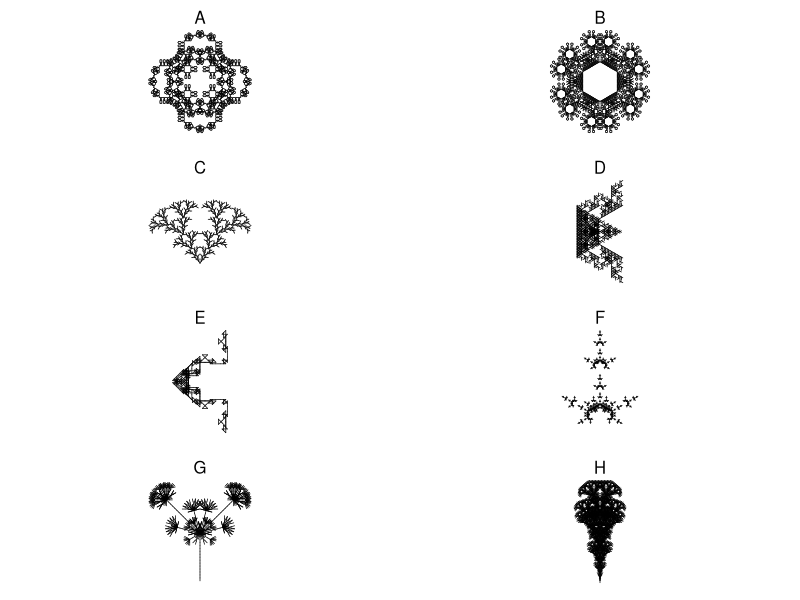

Write R code to recreate this figure.
## ---- chunk 1
g1 = list("A",
          list("A"="B-A-B",
               "B"="A+B+A"),
          6,
          60)
g2 = list("A",
          list("A"="A[+A][-A]B",
               "B"="[--B][++B]A"),
          5,
          30)
g3 = list("A",
          list("A"="-B+B+B+B+B+B",
               "B"="B[--CCA][-CCA]B",
               "C"="CC"),
          5,
          60)
g4 = list("A",
          list("A"="[----AAB][--AAB][++AAB]AAB",
               "B"="[-C][+C][--C][++C][---C][+++C]",
               "C"="CAB"),
          3,
          45)

g5 = list("A",
          list("A"="[-AAB][--AAB][+AAB][++AAB]AAB",
               "B"="[-C][+C][--C][++C]CA",
               "C"="CC"),
          3,
          72)

g6 = list("A",
          list("A"="-B+B+B+B+B+B",
               "B"="BB[-CCA]",
               "C"="CC"),
          5,
          60)

g7 = list("A",
          list("A"="B+B+B+B+B",
               "B"="[-CCA]BB",
               "C"="CC"),
          5,
          72)

g8 = list("A++++A",
          list("A"="+A-B-B[B]",
               "B"="-B+A+A[A]"),
          5,
          45)

g9 = list("A++A",
          list("A"="AB[-A][+A]",
               "B"="A"),
          6,
          90)

g10 = list("A+++A+++A+++A",
          list("A"="B--B",
               "B"="AA+++AA"),
          7,
          30)

g11 = list("A",
           list("A"="AB",
                "B"="A[++C][--C]",
                "C"="C[+C][-C]A"),
           7,
           45)

g12 = list("A",
           list("A"="X[-A][+A]AA",
                "X"="XX"),
           5,
           60)

g13 = list("A",
           list("A"="X[-A][+A]A",
                "X"="XX"),
           6,
           60)

g14 = list("A++++++.A",
           list("A"="B+B+B+B+B+B+B",
                "B"="B[-CCA][+CCA]",
                "C"="CC"),
           5,
           30)

g15 = list("A",
           list("A"="ABA",
                "B"="[-BAB][+BAB]"),
           6,
           90)

g16 = list("AA",
           list("A"="ABA",
                "B"="C[-BAB][+BAB]",
                "C"="CC"),
           5,
           90)

g17 = list("AA",
           list("A"="B-AA-B",
                "B"="A+B+A"),
                6,
                45)

g18 = list("AA",
           list("A"="B-AA-B",
                "B"="AB+B+A"),
                5,
                90)

g19 = list("AA",
           list("A"="B-AA-B",
                "B"="AB+B+AB"),
                5,
                90)

g20 = list("A++A++A++A",
           list("A"="B-CAC-B",
                "B"="AB-BA",
                "C"="CC"),
                5,
                135)

g21 = list("A.A",
           list("A"="BC",
                "B"="B[+C][-C]",
                "C"="CAD",
                "D"="DD[+D+D][-D-D]"),
                5,
                60)

g22 = list("A",
           list("A"="B-ABA-B",
                "B"="A+B+A"),
           6,
           72)

g23 = list("A",
           list("A"="B-ABA-B",
                "B"="A+B+A"),
           6,
           90)

g24 = list("A",
           list("A"="B-ABA-B",
                "B"="A+B+A"),
           6,
           120)

g25 = list("A",
           list("A"="B-ABA-B",
                "B"="A+B+A"),
           6,
           108)

g26 = list("A",
           list("A"="B-ABA-B",
                "B"="A+B+A"),
           4,
           135)

g27 = list("A++A++A++A",
           list("A"="B-ABA-B",
                "B"="A+BB+A"),
           4,
           135)

g28 = list("A",
           list("A"="A[+A][-A]B",
                "B"="A[--B][++B]B"),
           6,
           108)

g29 = list("A",
           list("A"="A[+A][-A]A[+B][-B]",
                "B"="A[--B][++B]B"),
           5,
           60)

g30 = list("A",
           list("A"="A[+A][-A]A[+B][-B]",
                "B"="A[--B][++B]B"),
           5,
           20)

g31 = list("A",
           list("A"="A[+A][-A]A[+B][-B]",
                "B"="A[----B][++++B]B"),
           5,
           45)

g32 = list("A",
           list("A"="A[++A][--A]A[+B][-B]",
                "B"="A[----B][++++B]B"),
           5,
           45)

g33 = list("A",
           list("A"="B++B++B++B++B",
                "B"="B[-CCC-CC-CCA][----CC-CCB]B",
                "C"="CC"),
           5,
           36)

g34 = list("A",
           list("A"="B++A++A++B",
                "B"="AB[A-CC-CC-CCA]BA",
                "C"="CC"),
           5,
           90)

g35 = list("A++++XA",
           list("A"="AA[-B][+B]B",
                "B"="[---ABC][+++ABC]",
                "C"="A[-CB][+CB]",
                "X"="XX"),
           5,
           45)

g36 = list("A+++XA",
           list("A"="AA[-B][+B]B",
                "B"="[--ABC][++ABC]",
                "C"="A[-CB][+CB]",
                "X"="XX"),
           5,
           60)

g37 = list("[A]+[A]+[A]+[A]+[A]+[A]",
           list("A"="AA[-B][+B]B",
                "B"="[-ABC][+ABC]",
                "C"="A[-CB][+CB]"),
           4,
           60)

g38 = list("[A]+[A]+[A]+[A]+[A]",
           list("A"="AA[-B][+B]B",
                "B"="[-ABC][+ABC]",
                "C"="A[-CB][+CB]"),
           4,
           72)

g39 = list("[A]+[A]+[A]+[A]",
           list("A"="AA[-B][+B]B",
                "B"="[-ABC][+ABC]",
                "C"="A[-CB][+CB]"),
           4,
           90)

g40 = list("[A]+[A]+[A]",
           list("A"="AA[-B][+B]B",
                "B"="[-ABC][+ABC]",
                "C"="A[-CB][+CB]"),
           4,
           120)

g41 = list("A",
           list("A"="C[+CA][CCCA][-CA]",
                "C"="CC"),
           6,
           45)

g42 = list("A",
           list("A"="C[+CA][CCCCB][-CA]",
                "B"="[++A][--A]",
                "C"="CC"),
           6,
           45)

g43 = list("[A]--[A]--[A]--[A]",
           list("A"="C[+CB][CCA][-CB]",
                "B"="CCC[+++A][---A]",
                "C"="CA"),
           4,
           45)

g44 = list("A",
           list("A"="A[-DB][+DB]C",
                "B"="DC[++DA][--DA]B",
                "C"="[+++D][---D]A",
                "D"="DD"),
           6,
           40)

g45 = list("[A]+++[A]+++[A]",
           list("A"="A[---XB][-XB][+XB][+++XB]",
                "B"="XB[++XA][--XA]XA",
                "X"="XX"),
           4,
           40)

g46 = list("[A]+++[A]+++[A]",
           list("A"="A[---XB][-XB][+XB][+++XB]",
                "B"="XB[++XA][--XA]A",
                "X"="XX"),
           4,
           40)

g47 = list("A",
           list("A"="[---B][-B][+B][+++B]",
                "B"="BD[++DA][--DA]B",
                "D"="DD"),
           5,
           45)

g48 = list("A------A",
           list("A"="[---B][-B][+B][+++B]",
                "B"="BD[++DA][--DA]B",
                "D"="DD"),
           5,
           30)

g49 = list("A+A++++++A+A",
           list("A"="[---B][-B][+B][+++B]",
                "B"="BD[++DA][--DA]B",
                "D"="DD"),
           4,
           30)

g50 = list("A--A--A",
           list("A"="A[-A]A"),
           6,
           60)

g51 = list("B---A",
           list("A"="A[-AB]A",
                "B"="B[+BA]B"),
           5,
           60)

g52 = list("[A][B]",
           list("A"="[-XBA]A",
                "B"="[+XAB]B",
                "X"="XX"),
           6,
           30)

g53 = list("[A][B]",
           list("A"="C[-A-B]A",
                "B"="C[+B+A]B",
                "C"="CC"),
           5,
           30)

g54 = list("[+A][-B]",
           list("A"="[-CA-CB]A",
                "B"="[+CB+CA]B",
                "C"="CC"),
           7,
           30)

g55 = list("[+A][-B]",
           list("A"="[-CA-CB]A",
                "B"="[+CB+CA]B",
                "C"="CC"),
           6,
           90)

g56 = list("[+A][-B]",
           list("A"="[-CA-CB]A",
                "B"="[+CB+CA]B",
                "C"="CC"),
           6,
           120)

g57 = list("[+A][-B]",
           list("A"="[-CA-CB]A",
                "B"="[+CB+CA]B",
                "C"="CC"),
           6,
           150)

g58 = list("[+A][-B]",
           list("A"="[-CA-CB]CA",
                "B"="[+CB+CA]CB",
                "C"="CC"),
           6,
           150)

g59 = list("A",
           list("A"="XXX-B+BB+BB+BB+B",
                "X"="XX",
                "B"="B[-XXA]B"),
           4,
           90)

g60 = list("A",
           list("A"="XX[BBB+BB+B]A",
                "X"="XX",
                "B"="B[-XA][+XA]B"),
           4,
           30)

g61 = list("A",
           list("A"="XX[B+BB+BB+BB+B]",
                "X"="XX",
                "B"="BA"),
           6,
           90)

g62 = list("A",
           list("A"="XXX[B+BB+BB+B]",
                "X"="XX",
                "B"="BA"),
           6,
           120)

g63 = list("A",
           list("A"="X[-B+BB+BB+BB+BB+BB+B]",
                "X"="XX",
                "B"="X[+A-AA-AA-AA-AA-AA-A]"),
           3,
           10)

g64 = list("A",
           list("A"="B[-A][+A]",
                "B"="[DA][--DA][++DA]",
                "D"="DD"),
           7,
           60)

g65 = list("X",
           list("F"="FF",
                "X"="F[+XXF+F][-XXF-F]FXX"),
           4,
           30)

g66 = list("X",
           list("F"="FF",
                "X"="FF[+XFF+XF][-XFF-XF]FXX"),
           4,
           30)

g67 = list("X",
           list("F"="FF",
                "X"="FF[+XFFX+XF][-XFFX-XF]FXXFX"),
           3,
           30)

g68 = list("A",
           list("A"="AA[-B][+B]B",
                "B"="B[-ABC][+ABC]",
                "C"="C[-CBA][+CBA]"),
           4,
           60)

g69 = list("A",
           list("A"="A[-BC][+BC]BC",
                "B"="BB[-ABC][+ABC]",
                "C"="CCC[-CBA][+CBA]"),
           4,
           60)

g70 = list("GA",
           list("A"="[---BC][+++BC]",
                "B"="F[--AC][++AC]",
                "C"="FF[-BA][+BA]",
                "F"="FF",
                "G"="F"),
           5,
           15)

g71 = list("GA",
           list("A"="[---BC][+++BC]",
                "B"="[--AC][++AC]",
                "C"="FF[-BA][+BA]",
                "F"="FF",
                "G"="F"),
           5,
           15)

g72 = list("[A]------------[A]",
           list("A"="[---BC][+++BC]",
                "B"="[--AC][++AC]",
                "C"="F[-BA][+BA]",
                "F"="FF"),
           5,
           15)

g73 = list("C",
           list("A"="F[---BC][+++BC]",
                "B"="F[-CA][+CA]",
                "C"="[-AB][+AB]",
                "F"="FF"),
           6,
           15)

goodies = list(g1,g2,g3,g4,g5,g6,g7,g8,g9,g10,g11,g12,g13,g14,g15,g16,g17,g18,g19,g20,g21,g22,g23,g24,g25,g26,g27,g28,g29,g30,g31,g32,g33,g34,g35,g36,g37,g38,g39,g40,g41,g42,g43,g44,g45,g46,g47,g48,g49,g50,g51,g52,g53,g54,g55,g56,g57,g58,g59,g60,g61,g62,g63,g64,g65,g66,g67,g68,g69,g70,g71,g72,g73)


showrules = function(g){
    rules = g[[2]]
    pr = paste0("`",names(rules)," > ",rules,"`",collapse="\\\n")
    return(pr)
}

initial_angle = 90  
line_color = "black"
line_width = 1
bg_color = "white"

getstr = function(start,rules,n){
    st = start
    for(jj in 1:n){
        st2 = ""
        for(i in 1:nchar(st)){
            ch = substr(st,i,i)
            if(!is.null(rules[[ch]])){
                st2 = paste0(st2,rules[[ch]],collapse="")
            } else {
                st2 = paste0(st2,ch,collapse="")
            }
        }
        st = st2
    }
    return(st)
}
getxyc = function(string="AA+AA+AA+A+A",angle=pi/2,angle_initial=pi/2,col="blue"){
    switch = 1
    d = angle_initial
    x = 0
    y = 0
    xl = c(x)
    yl = c(y)
    cols = numeric()
    dsave = numeric()
    xsave = numeric()
    ysave = numeric()
    for(i in 1:nchar(string)){
        ch = substr(string,i,i)
        cn = as.integer(charToRaw(ch))
        if(cn>=as.integer(charToRaw("A")) && cn<=as.integer(charToRaw("L"))){
            cols = c(cols,col)
            x = x+cos(d)
            y = y+sin(d)
            xl = c(xl,x)
            yl = c(yl,y)
        }
        if(cn>=as.integer(charToRaw("M")) && cn<=as.integer(charToRaw("Z"))){
            cols = c(cols,"NA")
            x = x+cos(d)
            y = y+sin(d)
            xl = c(xl,x)
            yl = c(yl,y)
        }
        if(cn==as.integer(charToRaw("["))){
            dsave = c(dsave,d)
            xsave = c(xsave,x)
            ysave = c(ysave,y)
        }
        if(cn==as.integer(charToRaw("]"))){
            cols = c(cols,"NA")
            x = xsave[length(xsave)]
            y = ysave[length(ysave)]
            d = dsave[length(dsave)]
            if(length(xsave)>1){
                xsave = xsave[1:(length(xsave)-1)]
                ysave = ysave[1:(length(ysave)-1)]
                dsave = dsave[1:(length(dsave)-1)]
            } else {
                xsave = numeric()
                ysave = numeric()
                dsave = numeric()
            }
            xl = c(xl,x)
            yl = c(yl,y)
        }
        if(cn==as.integer(charToRaw("-"))){
            d = d+angle*switch
        }
        if(cn==as.integer(charToRaw("+"))){
            d = d-angle*switch
        }
        if(cn==as.integer(charToRaw("."))){
            switch = switch*(-1)
        }
    }
    xwid = max(xl)-min(xl)
    ywid = max(yl)-min(yl)
    xmid = (max(xl)+min(xl))/2
    ymid = (max(yl)+min(yl))/2
    wid = max(c(xwid,ywid))
    x2 = (xl-xmid)/wid*2
    y2 = (yl-ymid)/wid*2
    return(list(x2,y2,cols))
}
makeplot = function(xyc,lwd=1){
    x = xyc[[1]]
    y = xyc[[2]]
    c = xyc[[3]]
    plot(0,0,"n",xlim=c(-1,1),ylim=c(-1,1),axes=F,ann=F)
    for(i in 2:length(x)){
        lines(c(x[i-1],x[i]),c(y[i-1],y[i]),col=c[i-1],lwd=lwd)
    }
}

ng = length(goodies)
gs = sample(1:length(goodies),8)
gc = sample(gs,1)
sol = paste0(1*(gs==gc),collapse="")

## ---- chunk 2
cat(showrules(goodies[[gc]]))
## ---- chunk 3
par(mfrow=c(4,2),pty="s",mar=c(1,1.5,2,1.5))
jj = 0
for(i in gs){
    jj = jj+1
    s = getstr(goodies[[i]][[1]],goodies[[i]][[2]],goodies[[i]][[3]])
    angle = goodies[[i]][[4]]
    xyc = getxyc(s,angle/180*pi,angle_initial=initial_angle/180*pi,col=line_color)
    makeplot(xyc,lwd=0.7)
    mtext(LETTERS[jj],3)
}
## ---- chunk 4
GG = goodies[[gs[1]]]
## ---- chunk 5
cat(showrules(GG))
## ---- chunk 6
GG = goodies[[gs[2]]]
## ---- chunk 7
cat(showrules(GG))
## ---- chunk 8
GG = goodies[[gs[3]]]
## ---- chunk 9
cat(showrules(GG))
## ---- chunk 10
GG = goodies[[gs[4]]]
## ---- chunk 11
cat(showrules(GG))
## ---- chunk 12
GG = goodies[[gs[5]]]
## ---- chunk 13
cat(showrules(GG))
## ---- chunk 14
GG = goodies[[gs[6]]]
## ---- chunk 15
cat(showrules(GG))
## ---- chunk 16
GG = goodies[[gs[7]]]
## ---- chunk 17
cat(showrules(GG))
## ---- chunk 18
GG = goodies[[gs[8]]]
## ---- chunk 19
cat(showrules(GG))
